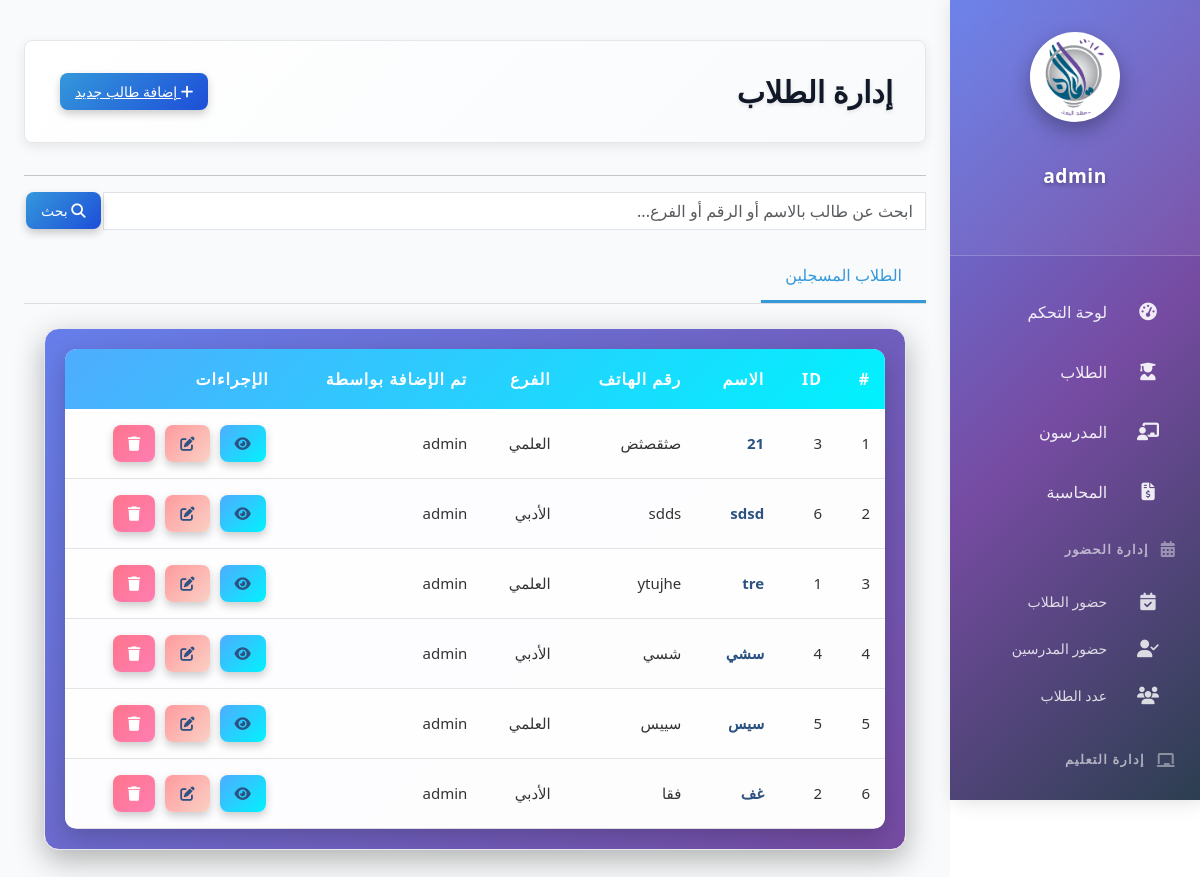
The app's page /students/ (signed in) with its own data.
### students/models.py (models this page shows, shortened)
class Student(models.Model):
    class Gender(models.TextChoices):
        MALE = 'male', 'ذكر'
        FEMALE = 'female', 'أنثى'
    class HowKnewUs(models.TextChoices):
        FRIEND = 'friend', 'صديق'
        SOCIAL = 'social', 'وسائل التواصل الاجتماعي'
        AD = 'ad', 'إعلان'
        ADS = 'ads', 'إعلانات طرقية'
        OTHER = 'other', 'أخرى'
    class Academic_Track(models.TextChoices):
        LITERARY = 'أدبي', 'الأدبي'
        SCIENTIFIC = 'علمي', 'العلمي'
        NINTH_GRADE = 'تاسع', 'الصف التاسع'
    full_name = models.CharField(max_length=200)
    email = models.EmailField(blank=True, null=True)
    phone = models.CharField(max_length=20, blank=True)
    gender = models.CharField(max_length=6, choices=Gender.choices, blank=True)
    branch = models.CharField(max_length=10, choices=Academic_Track.choices, blank=True)
    birth_date = models.DateField(null=True, blank=True)
    student_number = models.CharField(max_length=20, blank=True)
    nationality = models.CharField(max_length=50, blank=True)
    registration_date = models.DateField(default=datetime.now)
    tase3 = models.IntegerField(default=0, blank=True)
    disease = models.TextField(blank=True, default="none")
    is_active = models.BooleanField(default=True, verbose_name="نشط")
    father_name = models.CharField(max_length=100, blank=True)
    father_job = models.CharField(max_length=100, blank=True)
    father_phone = models.CharField(max_length=20, blank=True)
    mother_name = models.CharField(max_length=100, blank=True)
    mother_job = models.CharField(max_length=100, blank=True)
    mother_phone = models.CharField(max_length=20, blank=True)
    address = models.TextField(blank=True)
    home_phone = models.CharField(max_length=20, blank=True)
    previous_school = models.CharField(max_length=100, blank=True)
    elementary_school = models.CharField(max_length=100, blank=True)
    how_knew_us = models.CharField(
        max_length=100,
        choices=HowKnewUs.choices,
        blank=True,
        null=True
    )
    notes = models.TextField(blank=True)
    added_by = models.ForeignKey(
        User,
        on_delete=models.SET_NULL,
        null=True,
        blank=True,
        verbose_name="تم الإضافة بواسطة"
    )
    discount_percent = models.DecimalField(
        max_digits=5,
        decimal_places=2,
        default=Decimal('0'),
        help_text="Percentage discount (0-100)",
        verbose_name='نسبة الحسم الافتراضي %'
    )
    discount_amount = models.DecimalField(
        max_digits=10,
        decimal_places=2,
        default=Decimal('0'),
        help_text="Fixed amount discount",
        verbose_name='قيمة الحسم الافتراضي'
    )
    discount_reason = models.CharField(
        max_length=200,
        blank=True,
        verbose_name='سبب الحسم'
    )
    created_at = models.DateTimeField(auto_now_add=True)
    updated_at = models.DateTimeField(auto_now=True)
    account = models.ForeignKey(
        'accounts.Account',
        on_delete=models.SET_NULL,
        null=True,
        blank=True,
        verbose_name='حساب الطالب (ذمم)'
    )
    class Meta:
        ordering = ['full_name']
        verbose_name = 'طالب'
        verbose_name_plural = 'الطلاب'

### students/views.py (the view, shortened to what this page needs)
# urls.py: path('', views.student.as_view(), name='student_list'),
class student(ListView):
    template_name = 'students/student.html'
    model = Student
    context_object_name = 'student'
    def get_queryset(self):
        queryset = Student.objects.all().order_by('full_name')
        search_query = self.request.GET.get('search')
        return queryset
    def get_context_data(self, **kwargs):
        context = super().get_context_data(**kwargs)
        context['search_query'] = self.request.GET.get('search', '')
        return context

### employ/context_processors.py (called while the page is built)
def employee_permissions(request):
    return {
        "emp_perms": getattr(request, "employee_permissions", set()),
        "employee_obj": getattr(getattr(request.user, "employee_profile", None), "pk", None),
    }

### employ/templatetags/emp_perms.py (called while the page is built)
def _user_has_perm(user, code: str) -> bool:
    if not getattr(user, "is_authenticated", False):
        return False
    if getattr(user, "is_superuser", False):
        return True
    employee = getattr(user, "employee_profile", None)
    if not employee:
        return False
    return employee.permissions.filter(permission=code, is_granted=True).exists()

@register.filter
def has_perm(user, code: str) -> bool:
    return _user_has_perm(user, code)

### templates/students/student.html (shortened to what this page needs)
{% extends "base.html" %}
{% load static %}
{% block content %}
{% load emp_perms %}
<div class="module-header">
    <h2>إدارة الطلاب</h2>
    <button class="btn btn-primary" id="addStudentBtn">
   {% if user|has_perm:"students_create" %}
    <a href="{% url "students:create_student" %}" style="color:white;"><i class="fas fa-plus"></i> إضافة طالب جديد</a>
    </button>
</div>
<hr>
<div class="search-bar" style="margin-bottom: 20px;">
    <form method="GET" action="{% url 'students:student' %}">
        <div class="input-group">
            <input type="text" name="search" class="form-control" placeholder="ابحث عن طالب بالاسم أو الرقم أو الفرع..." value="{{ search_query }}">
            <div class="input-group-append">
                <button class="btn btn-primary" type="submit">
                    <i class="fas fa-search"></i> بحث
                </button>
            </div>
        </div>
    </form>
</div>
    <div class="tabs">
        <div class="tab active" data-tab="students">الطلاب المسجلين</div>
    </div>
    <div class="tab-content active" id="teachers-tab">
        <div class="table-container">
            <table id="teachersTable">
    <thead>
        <tr>
            <th>#</th>
            <th>id</th>
            <th>الاسم</th>
            <th>رقم الهاتف</th>
            <th>الفرع</th>
            <th>تم الإضافة بواسطة</th>
            <th>الإجراءات</th>
        </tr>
    </thead>
    <tbody>
        {% for student in student %}
        <tr>
            <td>{{ forloop.counter }}</td>
            <td>{{ student.id }}</td>
            <td><a href="{% url 'students:student_profile' student.id %}">{{ student.full_name }}</a></td>
            <td>{{ student.student_number }}</td>
            <td>{{ student.get_branch_display }}</td>
            <td>
                {% if student.added_by %}
                    {{ student.added_by.get_full_name|default:student.added_by.username }}
                {% else %}
                    غير معروف
                {% endif %}
            </td>
            <td>
                <a href="{% url 'students:student_profile' student.id %}" class="btn btn-sm btn-info">
                    <i class="fas fa-eye"></i>
                </a>
                {% if student.added_by == request.user or request.user.is_superuser %}
                    <a href="{% url 'students:update_student' student.id %}" class="btn btn-sm btn-warning">
                        <i class="fas fa-edit"></i>
                    </a>
                {% endif %}
                <button class="btn btn-sm btn-danger delete-btn" data-id="{{ student.id }}">
                    <i class="fas fa-trash"></i>
                </button>
            </td>
        </tr>
        {% endfor %}
    </tbody>
</table>
  {% endif %}
{% endblock %}

### templates/partials/_navbar.html (shortened to what this page needs)
{% load emp_perms %}
{% load static emp_perms %}
{% if user.is_authenticated %}
<div class="sidebar">
    <div class="sidebar-header">
        <div class="logo-container">
            <img src="{% static 'img/logo.png' %}" alt="معهد اليمان" class="sidebar-logo"
                 onerror="this.style.display='none'; this.nextElementSibling.style.display='flex';">
        </div>
        <div class="user-info">
            <span>{{ user.get_full_name|default:user.username }}</span>
        </div>
    </div>
    <div class="sidebar-menu">
        {% if user.is_superuser or 'admin_dashboard' in emp_perms or 'reports_dashboard' in emp_perms %}
        <a href="{% url "pages:index" %}" class="menu-item" data-module="dashboard">
            <i class="fas fa-tachometer-alt"></i>
            <span>لوحة التحكم</span>
        </a>
        {% endif %}
        {% if user.is_superuser or 'students_view' in emp_perms %}
        <a href="{% url "students:student" %}" class="menu-item" data-module="students">
            <i class="fas fa-user-graduate"></i>
            <span>الطلاب</span>
        </a>
        {% endif %}
        {% if user.is_superuser or 'teachers_view' in emp_perms %}
        <a href="{% url "employ:teachers" %}" class="menu-item" data-module="teachers">
            <i class="fas fa-chalkboard-teacher"></i>
            <span>المدرسون</span>
        </a>
        {% endif %}
        {% if user.is_superuser or 'accounting_dashboard' in emp_perms or 'accounting_view' in emp_perms %}
        <a href="{% url "accounts:dashboard" %}" class="menu-item {% if request.resolver_match and 'accounts' == request.resolver_match.app_name %}active{% endif %}" data-module="accounts">
            <i class="fas fa-file-invoice-dollar"></i>
            <span>المحاسبة</span>
        </a>
        {% endif %}
        {% if user.is_superuser or 'attendance_view' in emp_perms or 'attendance_teacher_view' in emp_perms %}
        <div class="menu-group">
            <div class="menu-group-title">
                <i class="fas fa-calendar-alt"></i>
                <span>إدارة الحضور</span>
            </div>
            {% if user.is_superuser or 'attendance_view' in emp_perms %}
            <a href="{% url "attendance:attendance" %}" class="menu-item sub-item" data-module="attendance">
                <i class="fas fa-calendar-check"></i>
                <span>حضور الطلاب</span>
            </a>
            {% endif %}
            {% if user.is_superuser or 'attendance_teacher_view' in emp_perms %}
            <a class="menu-item sub-item" href="{% url 'attendance:teacher_attendance' %}">
                <i class="fas fa-user-check"></i>
                <span>حضور المدرسين</span>
            </a>
            {% endif %}
            {% if user.is_superuser or 'reports_students' in emp_perms %}
            <a href="{% url "students:stu_num" %}" class="menu-item sub-item" data-module="students-count">
                <i class="fas fa-users"></i>
                <span>عدد الطلاب</span>
            </a>
            {% endif %}
        </div>
        {% endif %}
        {% if user.is_superuser or 'classroom_view' in emp_perms or 'grades_view' in emp_perms %}
        <div class="menu-group">
            <div class="menu-group-title">
                <i class="fas fa-chalkboard"></i>
                <span>إدارة التعليم</span>
            </div>
            {% if user.is_superuser or 'classroom_view' in emp_perms %}
            <a href="{% url "classroom:classroom" %}" class="menu-item sub-item" data-module="classroom">
            </a>
            {% endif %}
        </div>
        {% endif %}
    </div>
</div>
{% endif %}

### static/css/main.css (style rules this page uses)
:root { --primary-color: #3498db; --secondary-color: #2ecc71; --danger-color: #e74c3c; --warning-color: #f39c12; --info-color: #1abc9c; --dark-color: #4d6883; --light-color: #ecf0f1; --white: #ffffff; --black: #2c3e50; --gray: #95a5a6; --border-radius: 8px; --box-shadow: 0 2px 10px rgba(0, 0, 0, 0.1); --transition: all 0.3s ease; --sidebar-width: 250px; --sidebar-collapsed-width: 70px; --sidebar-transition: all 0.4s cubic-bezier(0.4, 0, 0.2, 1); }
* { margin: 0; padding: 0; box-sizing: border-box; }
html { scroll-behavior: smooth; }
body { font-family: 'Tajawal', sans-serif; background-image: url('../img/back.png'); color: var(--black); direction: rtl; line-height: 1.6; }
a { text-decoration: none; color: var(--primary-color); }
.btn { display: inline-flex; align-items: center; justify-content: center; padding: 0.5rem 1rem; border-radius: var(--border-radius); font-weight: 500; cursor: pointer; transition: var(--transition); border: none; font-size: 0.9rem; gap: 0.5rem; }
.btn i { font-size: 0.9rem; }
.btn-primary { background-color: var(--primary-color); color: var(--white); }
.btn-danger { background-color: var(--danger-color); color: var(--white); }
.btn-warning { background-color: var(--warning-color); color: var(--white); }
.btn-info { background-color: var(--info-color); color: var(--white); }
.sidebar { width: var(--sidebar-width); height: 100vh; position: fixed; right: 0; top: 0; background: linear-gradient(180deg, #2c3e50 0%, #1a252f 100%); color: white; transition: var(--sidebar-transition); z-index: 1000; overflow-y: auto; box-shadow: 5px 0 15px rgba(0, 0, 0, 0.1); display: flex; flex-direction: column; overscroll-behavior: contain; -webkit-overflow-scrolling: touch; scrollbar-width: thin; scrollbar-color: var(--primary-color) rgba(0,0,0,0.1); }
.sidebar-header { padding: 1.5rem; position: sticky; top: 0; background-color: var(--dark-color); z-index: 10; border-bottom: 1px solid rgba(255,255,255,0.1); display: flex; flex-direction: column; align-items: center; transition: var(--sidebar-transition); }
.user-info { margin-top: 1rem; }
.user-info span { display: block; font-weight: 700; }
.sidebar-menu { flex-grow: 1; padding: 1rem 0; }
.menu-item { display: flex; align-items: center; padding: 0.8rem 1.5rem; margin: 0.2rem 1rem; border-radius: var(--border-radius); transition: var(--sidebar-transition); color: rgba(255, 255, 255, 0.9); cursor: pointer; position: relative; gap: 1rem; }
.menu-item i { font-size: 1.2rem; min-width: 24px; transition: var(--sidebar-transition); }
.menu-item span { margin-right: 0.8rem; white-space: nowrap; transition: var(--sidebar-transition); }
.module-header { display: flex; justify-content: space-between; align-items: center; margin-bottom: 1.5rem; padding: 1rem; background: var(--white); border-radius: var(--border-radius); box-shadow: var(--box-shadow); }
.module-header h2 { color: var(--dark-color); margin: 0; }
.table-container { background-color: var(--white); border-radius: var(--border-radius); box-shadow: var(--box-shadow); overflow-x: auto; margin-bottom: 2rem; }
.tabs { display: flex; border-bottom: 1px solid #ddd; margin-bottom: 1.5rem; }
.tab { padding: 0.8rem 1.5rem; cursor: pointer; font-weight: 500; color: var(--gray); transition: var(--transition); border-bottom: 3px solid transparent; }
.tab.active { color: var(--primary-color); border-bottom-color: var(--primary-color); }
.tab-content { display: none; }
.tab-content.active { display: block; }
.form-control { width: 100%; padding: 0.8rem; border: 1px solid #ddd; border-radius: var(--border-radius); font-family: inherit; transition: var(--transition); }
@media (max-width: 1200px) { .sidebar { width: 220px; } }
@media (max-width: 1200px) { .menu-item { padding: 0.7rem 1.2rem; } }

### records on screen
Student: id "3", full_name "21", student_number "صثقصثض", branch "العلمي", added_by.get_full_name "admin"
Student: id "6", full_name "sdsd", student_number "sdds", branch "الأدبي", added_by.get_full_name "admin"
Student: id "1", full_name "tre", student_number "ytujhe", branch "العلمي", added_by.get_full_name "admin"
Student: id "4", full_name "سشي", student_number "شسي", branch "الأدبي", added_by.get_full_name "admin"
Student: id "5", full_name "سيس", student_number "سييس", branch "العلمي", added_by.get_full_name "admin"
Student: id "2", full_name "غف", student_number "فقا", branch "الأدبي", added_by.get_full_name "admin"

### other values on screen
{{ user.get_full_name|default:user.username }} "admin"
